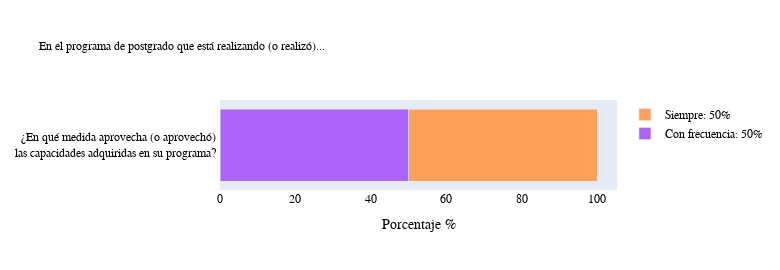

Write notebook code for a chart like this one.
### Markdown cell above
#### Las opiniones se basaron en la siguiente escala:

Escala  | Opinión
:--- |:--- 
1  | Nunca
2  | Raras veces
3  | Ocasionalmente
4  | Con frecuencia
5  | Siempre

### Code cell
path_file_sorted    = 'egresados_sorted.xlsx'
ability(path_file_sorted)

### Figure 1 — Plotly figure (JSON) as saved in the notebook; plotly's stock layout.template omitted (floating-point values rounded to 4 significant figures)
{"data": [{"name": "1", "orientation": "h", "type": "bar", "x": [], "y": ["¿En qué medida aprovecha (o aprovechó) <br> las capacidades adquiridas en su programa? "]}, {"name": "2: 4%", "orientation": "h", "type": "bar", "x": [], "y": ["¿En qué medida aprovecha (o aprovechó) <br> las capacidades adquiridas en su programa? "]}, {"name": "Con frecuencia: 15%", "orientation": "h", "type": "bar", "x": [], "y": ["¿En qué medida aprovecha (o aprovechó) <br> las capacidades adquiridas en su programa? "]}, {"name": "Con frecuencia: 50%", "orientation": "h", "type": "bar", "x": [50], "y": ["¿En qué medida aprovecha (o aprovechó) <br> las capacidades adquiridas en su programa? "]}, {"name": "Siempre: 50%", "orientation": "h", "type": "bar", "x": [50], "y": ["¿En qué medida aprovecha (o aprovechó) <br> las capacidades adquiridas en su programa? "]}], "layout": {"barmode": "stack", "font": {"color": "black", "family": "Rockwell", "size": 12}, "height": 270, "legend": {"title": {"font": {"color": "green"}}}, "title": {"font": {"color": "black", "family": "Rockwell", "size": 12}, "text": "En el programa de postgrado que está realizando (o realizó)..."}, "width": 780, "xaxis": {"title": {"text": "Porcentaje %"}}}}
